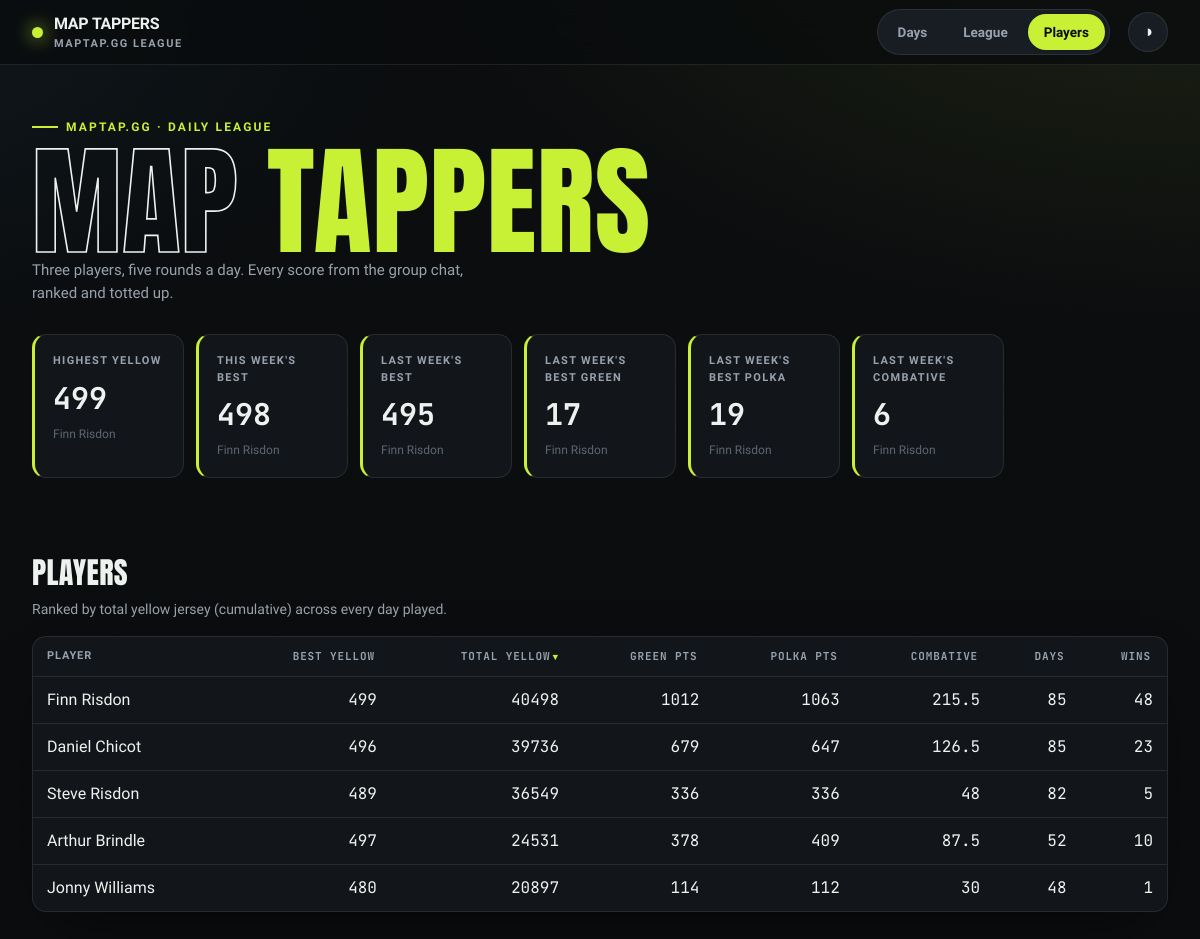
The page /players on the database its author committed.
### tables this page shows
CREATE TABLE entries (
    id INTEGER PRIMARY KEY,
    player TEXT NOT NULL,
    game_date TEXT NOT NULL,
    maptap_score INTEGER NOT NULL,
    UNIQUE (player, game_date)
);

### src/maptap/app.py (the view)
@app.get("/players", response_class=HTMLResponse)
def players(request: Request):
    with closing(_conn()) as conn:
        context = {"players": player_summary(conn), "stats": hero_stats(conn), "active": "players"}
    return templates.TemplateResponse(request, "players.html", context)

### src/maptap/templates/players.html (shortened to what this page needs)
{% extends "base.html" %}
{% block content %}
<h2 class="section-head">Players</h2>
<p class="section-sub">Ranked by total yellow jersey (cumulative) across every day played.</p>
<div class="panel table-card">
    <table data-sortable>
        <thead>
            <tr>
                <th class="txt" data-sort="text">Player</th>
                <th class="num" data-sort="number">Best Yellow</th>
                <th class="num" data-sort="number" data-sorted="desc">Total Yellow</th>
                <th class="num" data-sort="number">Green Pts</th>
                <th class="num" data-sort="number">Polka Pts</th>
                <th class="num" data-sort="number">Combative</th>
                <th class="num" data-sort="number">Days</th>
                <th class="num" data-sort="number">Wins</th>
            </tr>
        </thead>
        <tbody>
            {% for p in players %}
            <tr>
                <td class="txt">{{ p.player }}</td>
                <td class="num">{{ p.best_cumulative }}</td>
                <td class="num">{{ p.total_cumulative }}</td>
                <td class="num">{{ p.green_points }}</td>
                <td class="num">{{ p.polka_points }}</td>
                <td class="num">{{ p.combative_points }}</td>
                <td class="num">{{ p.days_played }}</td>
                <td class="num">{{ p.wins }}</td>
            </tr>
            {% endfor %}
        </tbody>
    </table>
</div>
{% endblock %}

### src/maptap/templates/base.html (shortened to what this page needs)
<!DOCTYPE html>
<html lang="en-GB" data-theme="dark">
<head>
    <link rel="stylesheet" href="/static/styles.css">
</head>
<body>
    <nav class="nav">
        <div class="wrap nav-inner">
            <div class="brand">
                <span class="dot"></span>
                <span>MAP&nbsp;TAPPERS<small>maptap.gg league</small></span>
            </div>
            <div class="tabs">
                <a class="tab {{ 'active' if active == 'days' else '' }}" href="/days">Days</a>
                <a class="tab {{ 'active' if active == 'league' else '' }}" href="/league">League</a>
                <a class="tab {{ 'active' if active == 'players' else '' }}" href="/players">Players</a>
            </div>
            <button class="theme-btn" id="themeBtn" title="Toggle theme" aria-label="Toggle theme">◑</button>
        </div>
    </nav>
    <header class="hero">
        <div class="wrap">
            <span class="hero-tag">maptap.gg · daily league</span>
            <h1><span class="out">Map</span> <span class="em">Tappers</span></h1>
            <p class="hero-sub">Three players, five rounds a day. Every score from the group chat, ranked and totted up.</p>
            <div class="stat-row">
                <div class="stat">
                    <div class="label">Highest Yellow</div>
                    <div class="value">{{ stats.highest_cumulative if stats.highest_cumulative is not none else '—' }}</div>
                    <div class="sub">{{ stats.highest_cumulative_player or '—' }}</div>
                </div>
                <div class="stat">
                    <div class="label">This Week's Best</div>
                    <div class="value">{{ stats.week_best if stats.week_best is not none else '—' }}</div>
                    <div class="sub">{{ stats.week_best_player or 'no rides yet' }}</div>
                </div>
                <div class="stat">
                    <div class="label">Last Week's Best</div>
                    <div class="value">{{ stats.last_week_best if stats.last_week_best is not none else '—' }}</div>
                    <div class="sub">{{ stats.last_week_best_player or 'no rides' }}</div>
                </div>
                <div class="stat">
                    <div class="label">Last Week's Best Green</div>
                    <div class="value">{{ stats.last_week_best_green if stats.last_week_best_green is not none else '—' }}</div>
                    <div class="sub">{{ stats.last_week_best_green_player or 'no rides' }}</div>
                </div>
                <div class="stat">
                    <div class="label">Last Week's Best Polka</div>
                    <div class="value">{{ stats.last_week_best_polka if stats.last_week_best_polka is not none else '—' }}</div>
                    <div class="sub">{{ stats.last_week_best_polka_player or 'no rides' }}</div>
                </div>
                <div class="stat">
                    <div class="label">Last Week's Combative</div>
                    <div class="value">{{ stats.last_week_combative if stats.last_week_combative is not none else '—' }}</div>
                    <div class="sub">{{ stats.last_week_combative_player or 'no rides' }}</div>
                </div>
            </div>
        </div>
    </header>
    <main class="wrap">
        {% block content %}{% endblock %}
    </main>
</body>
</html>

### rows shown on the page
entries: player "Finn Risdon"
entries: player "Finn Risdon"
entries: player "Finn Risdon"
entries: player "Finn Risdon"

### other values the page prints
{{ stats.week_best if stats.week_best is not none else '—' }} "498"
{{ stats.last_week_best if stats.last_week_best is not none else '—' }} "495"
{{ p.player }} "Finn Risdon" "Daniel Chicot" "Steve Risdon" "Arthur Brindle" "Jonny Williams"
{{ p.best_cumulative }} "499" "496" "489" "497" "480"
{{ p.total_cumulative }} "40498" "39736" "36549" "24531" "20897"
{{ p.green_points }} "1012" "679" "336" "378" "114"
{{ p.polka_points }} "1063" "647" "336" "409" "112"
{{ p.combative_points }} "215.5" "126.5" "48" "87.5" "30"
{{ p.days_played }} "85" "85" "82" "52" "48"
{{ p.wins }} "48" "23" "5" "10" "1"
